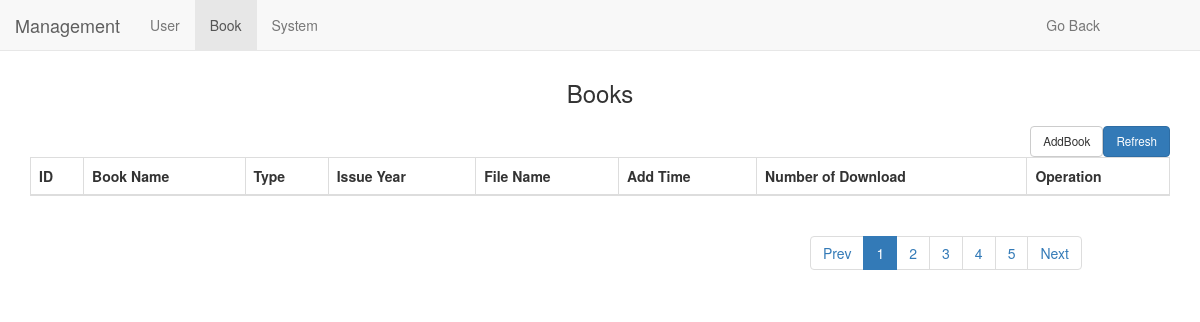
/management/book (signed in), run on an earlier commit of the app's database.
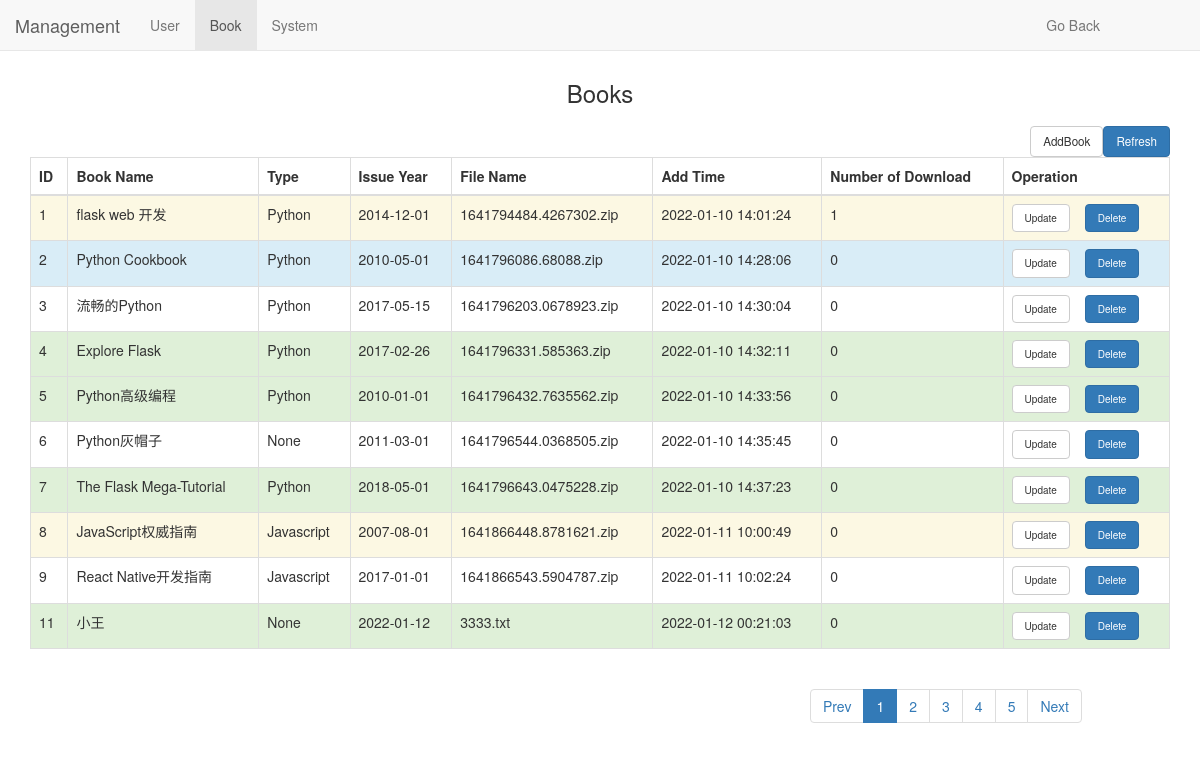
And on a later commit of the database.
### models.py (models this page shows, shortened)
class Books(db.Model):
    id = db.Column(db.Integer,primary_key = True)
    book_name = db.Column(db.String(50))
    book_type = db.Column(db.String(50))
    book_introduction = db.Column(db.String(100))
    issue_year = db.Column(db.String(50))
    book_file_name = db.Column(db.String(50))
    add_book_time = db.Column(db.String(50))
    number_of_downloads = db.Column(db.Integer)

### app.py (the view)
@app.route("/management/book",methods = ['POST','GET'])
@login_required
@routing_permission_check
def book_page():
    form = SearchBookForms()
    dic1 = {'active1':'active','active2':'','active3':'','active4':'','active5':'','current_page_number':1}
    book_info = Books.query.limit(10).all()
    if len(book_info) ==0:
        book_info_list=[]
    else:
        book_info_list = []
        for i in book_info:
            book_info_list.append(i.__dict__)
        for j in book_info_list:
            del j['_sa_instance_state']
        style_list = ['success','info','warning','error','']
        for dict_data in book_info_list:
            style_value = random.choice(style_list)
            dict_data['style'] = style_value
    return render_template('book.html',form = form,dic1 = dic1,list1 = book_info_list)

### decorator.py (called while the page is built)
def login_required(func):
    @wraps(func)
    def inner(*args, **kwargs):
        user_id = session.get('user_id')
        if not user_id:
            return jsonify({'error':'User not logged in'}
                           )
        else:
            g.user_id = user_id
            return func(*args, **kwargs)
    return inner

### templates/book.html (shortened to what this page needs)
<!DOCTYPE html>
<html>
<head>
	<link rel="stylesheet" href="/static/css/bootstrap.min.css">
</head>
<body>
    <div class="container">
        <div class="row clearfix">
            <div class="col-md-12 column">
                <nav class="navbar navbar-default navbar-fixed-top" role="navigation">
                    <div class="navbar-header">
                         <a class="navbar-brand" href="#">Management</a>
                    </div>
                    <ul class="nav navbar-nav">
						<li>
							 <a href="/management/user">User</a>
						</li>
						<li class="active">
							 <a href="/management/book">Book</a>
						</li>
                        <li>
                            <a href="/management/system">System</a>
                        </li>
                    </ul>
                    <div class="collapse navbar-collapse" id="bs-example-navbar-collapse-1">
                        <ul class="nav navbar-nav navbar-right">
                            <li>
                                <a style="margin-right: 100px;" href="/home">Go Back</a>
                            </li>
                        </ul>
                    </div>
                </nav>
                <h3 style="margin-top: 80px;" class="text-center">
                    Books
                </h3>
                <div style="float: left;" class="container">
                    <div class="row clearfix">
                        <div style="padding-left:0" class="col-md-12 column">
                        </div>
                    </div>
                </div>
                <a id="modal-207274" href="/management/refresh?cur_url=/management/book" role="button" class="btn btn-default btn-primary" style="float:right;font-size: smaller;" data-toggle="modal">Refresh</a>
                <a id="modal-207274" href="#modal-container-207274" role="button" class="btn btn-default" style="float:right;font-size: smaller;" data-toggle="modal">AddBook</a>
                <table style="margin-top: 15px;" class="table table-bordered">
                    <thead>
                        <tr>
                            <th>
                                ID
                            </th>
                            <th>
                                Book Name
                            </th>
                            <th>
                                Type
                            </th>
                            <th>
                                Issue Year
                            </th>
                            <th>
                                File Name
                            </th>
                            <th>
                                Add Time
                            </th>
                            <th>
                                Number of Download
                            </th>
                            <th>
                                Operation
                            </th>
                        </tr>
                    </thead>
                    <tbody>
                        {% for item in list1 %}
                            <tr class="{{ item['style'] }}">
                                <td>
                                    {{ item['id'] }}
                                </td>
                                <td>
                                    {{ item['book_name'] }}
                                </td>
                                <td>
                                    {{ item['book_type'] }}
                                </td>
                                <td>
                                    {{ item['issue_year'] }}
                                </td>
                                <td>
                                    {{ item['book_file_name'] }}
                                </td>
                                <td>
                                    {{ item['add_book_time'] }}
                                </td>
                                <td>
                                    {{ item['number_of_downloads'] }}
                                </td>
                                <td>
                                    {% set id=item['id'] %}
                                    <a id="modal-207275" onclick="parameter_id('{{ id }}')" href="#modal-container-207275" role="button" style="font-size: x-small;" class="btn btn-default" data-toggle="modal">Update</a><a role="button" class="btn btn-default btn-primary" style="margin-left: 15px;font-size: x-small;" href="/management/book/delete?id={{ item['id'] }}">Delete</a>
                                </td>
                            </tr>
                        {% endfor %}
                    </tbody>
                </table>
                <div class="row clearfix">
                    <div class="col-md-2 column">
                    </div>
                    <div class="col-md-6 column">
                    </div>
                    <div class="col-md-4 column">
                        <ul class="pagination">
                            <li class="{{ dic1['active_Prev'] }}">
                                {% if dic1['current_page_number'] <=2  %}
                                    <a href="/management/book/page?number=1">Prev</a>
                                {% else %}
                                    <a href="/management/book/page?number={{ dic1['current_page_number']-1 }}">Prev</a>
                                {% endif %}
                               </li>
                            <li class="{{ dic1['active1'] }}">
                                 <a href="/management/book/page?number=1">1</a>
                            </li>
                            <li class="{{ dic1['active2'] }}">
                                 <a href="/management/book/page?number=2">2</a>
                            </li>
                            <li class="{{ dic1['active3'] }}">
                                 <a href="/management/book/page?number=3">3</a>
                            </li>
                            <li class="{{ dic1['active4'] }}">
                                 <a href="/management/book/page?number=4">4</a>
                            </li>
                            <li class="{{ dic1['active5'] }}">
                                 <a href="/management/book/page?number=5">5</a>
                            </li>
                            <li class="{{ dic1['active_next'] }}">
                                 <a href="/management/book/page?number={{ dic1['current_page_number']+1 }}">Next</a>
                            </li>
                        </ul>
                    </div>
                </div>
            </div>
        </div>
    </div>
</body>
</html>

What changed in the data, as far as the page shows it:
added Books: id "1", book_name "flask web 开发", book_type "Python", issue_year "2014-12-01", book_file_name "1641794484.4267302.zip", add_book_time "2022-01-10 14:01:24", number_of_downloads "1"
added Books: id "2", book_name "Python Cookbook", book_type "Python", issue_year "2010-05-01", book_file_name "1641796086.68088.zip", add_book_time "2022-01-10 14:28:06", number_of_downloads "0"
added Books: id "3", book_name "流畅的Python", book_type "Python", issue_year "2017-05-15", book_file_name "1641796203.0678923.zip", add_book_time "2022-01-10 14:30:04", number_of_downloads "0"
added Books: id "4", book_name "Explore Flask", book_type "Python", issue_year "2017-02-26", book_file_name "1641796331.585363.zip", add_book_time "2022-01-10 14:32:11", number_of_downloads "0"
added Books: id "5", book_name "Python高级编程", book_type "Python", issue_year "2010-01-01", book_file_name "1641796432.7635562.zip", add_book_time "2022-01-10 14:33:56", number_of_downloads "0"
added Books: id "6", book_name "Python灰帽子", book_type "None", issue_year "2011-03-01", book_file_name "1641796544.0368505.zip", add_book_time "2022-01-10 14:35:45", number_of_downloads "0"
added Books: id "7", book_name "The Flask Mega-Tutorial", book_type "Python", issue_year "2018-05-01", book_file_name "1641796643.0475228.zip", add_book_time "2022-01-10 14:37:23", number_of_downloads "0"
added Books: id "8", book_name "JavaScript权威指南", book_type "Javascript", issue_year "2007-08-01", book_file_name "1641866448.8781621.zip", add_book_time "2022-01-11 10:00:49", number_of_downloads "0"
added Books: id "9", book_name "React Native开发指南", book_type "Javascript", issue_year "2017-01-01", book_file_name "1641866543.5904787.zip", add_book_time "2022-01-11 10:02:24", number_of_downloads "0"
added Books: id "11", book_name "小王", book_type "None", issue_year "2022-01-12", book_file_name "3333.txt", add_book_time "2022-01-12 00:21:03", number_of_downloads "0"
